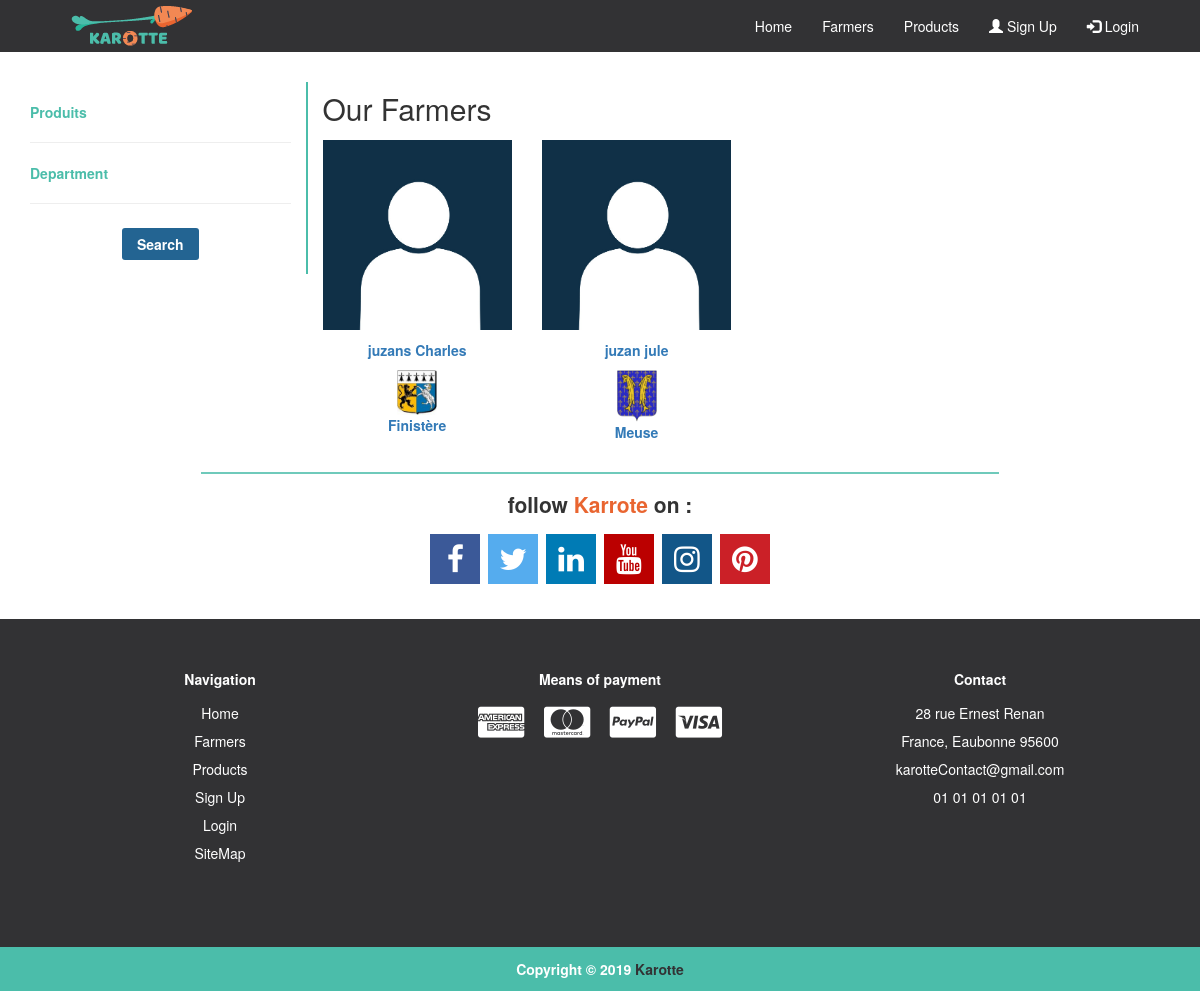
The page /Farmers/1 on the database its author committed.
### tables this page shows
CREATE TABLE IF NOT EXISTS `Users` (
  `Id` int(9) NOT NULL,
  `Name` varchar(255) NOT NULL,
  `LastName` varchar(255) NOT NULL,
  `Email` varchar(255) NOT NULL,
  `Password` varchar(255) NOT NULL,
  `DateBirth` date DEFAULT NULL,
  `Type` int(1) NOT NULL,
  `Actif` int(1) NOT NULL DEFAULT '0',
  `Status` int(1) NOT NULL DEFAULT '1',
  `CreationDate` date NOT NULL,
  `CreationIp` varchar(100) NOT NULL
);

CREATE TABLE IF NOT EXISTS `Departement` (
  `departement_id` int(11) NOT NULL,
  `departement_code` varchar(3) DEFAULT NULL,
  `departement_nom` varchar(255) DEFAULT NULL
);

### controller/farmers.php (called while the page is built, shortened)
<?php
$objRegister = new register($connect);
$objFarmers = new farmers($connect);
$objProducts = new products($connect);
$inputRegionFilters = $objRegister->displayRegion();
?>

### models/farmers.class.php (called while the page is built, shortened)
<?php
class farmers extends connect
{
    public function displayFarmers($limit = 5) {
        $explode = explode('/', $_GET['p']);
        if ($explode[1]) {
            $offset = 5 * $explode[1];
            if ($explode[1] != 0) {
                $offset = $offset - 5;
            }
        } else {
            $offset = 0;
        }
        $req = $this -> _connect -> query ("SELECT * FROM `Farmers` LIMIT " . $limit . " OFFSET ". $offset);
        $res = $req -> fetchAll();
        return $res;
    }
    public function infoUser($idUser){
        $req = $this -> _connect -> query("SELECT * FROM `Users` WHERE Id='$idUser'");
        $res = $req -> fetchAll();
        return $res;
    }
}

### models/connect.class.php (called while the page is built, shortened)
<?php
class connect {
    public function setConnect(PDO $connect)
    {
        $this -> _connect = $connect;
    }
}
?>

### config.php (called while the page is built, shortened)
<?php
function routeUrl(){
    $nbslash = '';
    if(isset($_GET['p'])){
        $nburl = count(explode('/', $_GET['p']));
        if($nburl !== 0){
            for($i=1; $i < $nburl; $i++){
                $nbslash .= "../";
            }
        }
    }
    return $nbslash;
}

### models/products.class.php (called while the page is built, shortened)
<?php
class products extends connect
{
    public function flagRegion($code){
        $req = $this -> _connect -> query("SELECT * FROM `Departement` WHERE departement_code = '$code'");
        $res = $req -> fetchAll();
        return $res;
    }
}

### models/register.class.php (called while the page is built, shortened)
<?php
class register extends connect {
    public function displayRegion(){
        $req = $this -> _connect -> query("SELECT * FROM `Departement`");
        $res = $req -> fetchAll();
        $results = array();
        foreach ($res as $r){
            $results[$r['departement_code'] ]= $r['departement_nom'];
        }
        return $results;
    }
}
?>

### controller/allFarmerAndProduct/allFarmer.php (the view, shortened to what this page needs)
<?php
$Farmers = $objFarmers->displayFarmers();
foreach ($Farmers as $farmers) {
    $iduser = $farmers['IdUser'];
    $idFarmers = $farmers['Id'];
    $FarmerRegion = $farmers['Region'];
    $farmersprofile = $objFarmers->infoUser($iduser);
    foreach ($farmersprofile as $farmerP) {
        $nameFarmer = $farmerP['Name'];
        $LastNameFaemer = $farmerP['LastName'];
        ?>
        <div class="col-sm-3 Agriculteur">
            <a href="<?= routeUrl() ?>Farmers/agriculteur=<?= $idFarmers ?>">
                <div class="agriculteur_picture">
                    <?php
                    $filename = "././src/images/Agriculteurs/".$idFarmers.".jpg";
                    if(file_exists($filename)) {
                        ?>
                        <img src="<?= routeUrl() ?>src/images/Agriculteurs/<?= $idFarmers ?>.jpg">
                        <?php
                    }else{
                        ?>
                        <img src="<?= routeUrl() ?>src/images/icone/iconeUsers/default.jpg" alt='icone defaut'/>
                        <?php
                    }
                    ?>
                </div>
                <div class="agriculteur_Name">
                    <p><strong><?= $LastNameFaemer . ' ' . $nameFarmer ?></strong></p>
                </div>
                <div class="agriculteur_picture_departement">
                    <?php
                    foreach ($objProducts->flagRegion($FarmerRegion) as $flag) {
                        if ($flag['departement_code'] == '29') {
                            ?>
                            <img src="<?= routeUrl() ?>src/images/imageRegion/29_Finistère.JPG"
                                 alt="blason département français">
                            <p><strong><?= $flag['departement_nom'] ?></strong></p>
                            <?php
                        } else {
                            ?>
                            <img src="<?= routeUrl() ?>src/images/imageRegion/<?= $flag['departement_code'] ?>_<?= $flag['departement_nom'] ?>.png"
                                 alt="blason département français">
                            <p><strong><?= $flag['departement_nom'] ?></strong></p>
                            <?php
                        }
                    }
                    ?>
                </div>
            </a>
        </div>
        <?php
    }
}
        ?>

### src/asset/css/karotte.css (style rules this page uses)
.Agriculteur a { text-decoration: none; }
.agriculteur_picture img { width: 100%; }
.agriculteur_Name { text-align: center; margin: 10px 0px 5px 0px; }
.agriculteur_picture_departement { width: 110px; margin: 0 auto; text-align: center; }
.agriculteur_picture_departement img { width: 40px; }

### rows shown on the page
users: LastName "juzans", Name "Charles"
departement: departement_nom "Finistère"
users: LastName "juzan", Name "jule"
departement: departement_nom (picture), departement_nom "Meuse"
